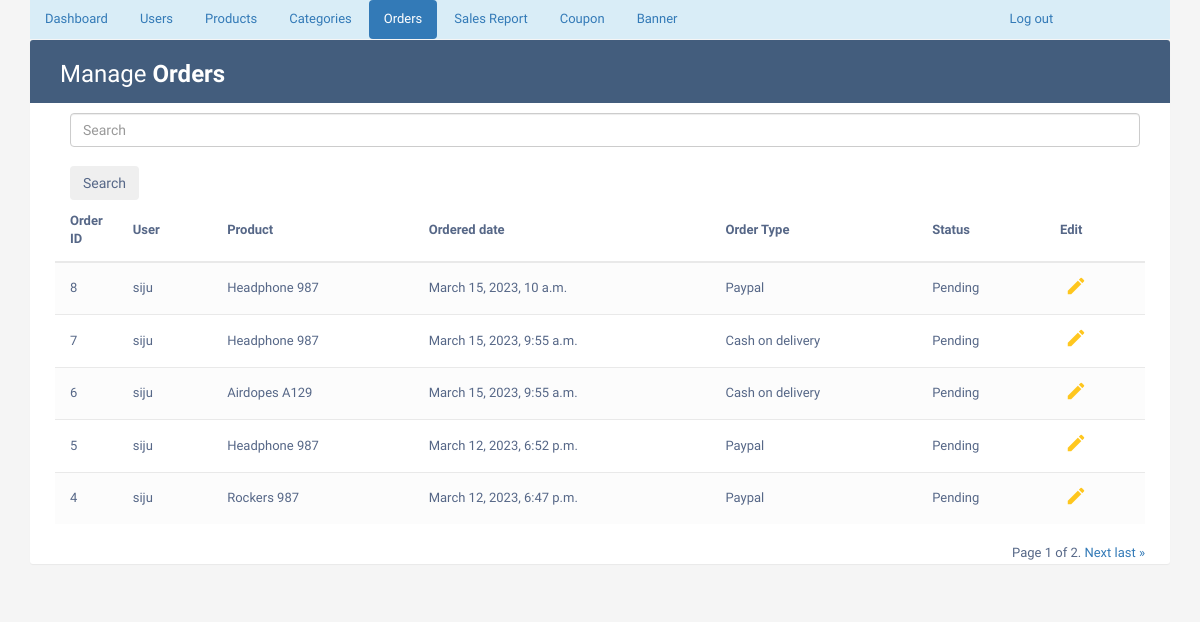
The app's page /adminorderlist/ (signed in), older data.
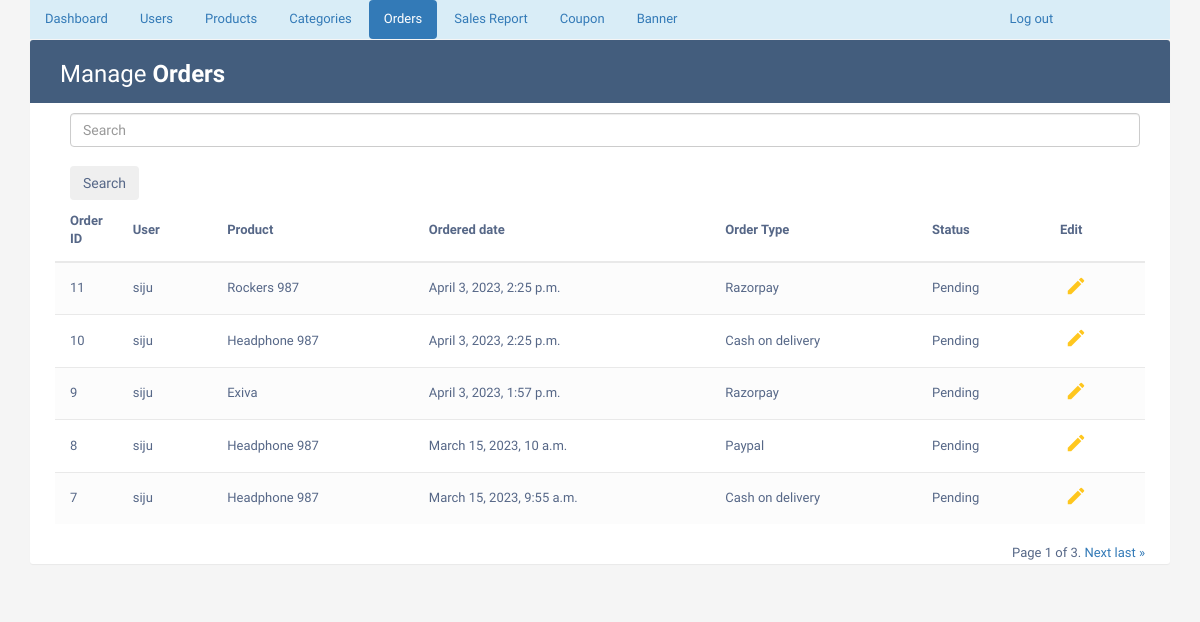
The same page, newer data.
### phase/models.py (models this page shows, shortened)
class Order(models.Model):
    user = models.ForeignKey(UserDetail, on_delete=models.CASCADE)
    address = models.ForeignKey(Address, on_delete=models.CASCADE)
    product = models.ForeignKey(Product, on_delete=models.CASCADE)
    amount = models.IntegerField(default=0)
    ordered_date = models.DateTimeField(auto_now_add=True)
    ordertype = models.CharField(max_length=50, choices=TYPE_CHOICES, default='Cash on delivery')
    status = models.CharField(max_length=50, choices=STATUS_CHOICES, default='Pending')

class UserDetail(models.Model):
    uname=models.CharField(unique=True, max_length=50)
    uemail=models.CharField(max_length=50)
    uphone=models.CharField(max_length=50, null=True)
    upassword=models.CharField(max_length=50)
    uactive=models.BooleanField(default=True)
    uimage = models.ImageField(upload_to='imagestore/', null=True, blank=True)
    uotp=models.IntegerField(null=True)
    def __str__(self):
        return self.uname

class Product(models.Model):
    name = models.CharField(max_length=50)
    description = models.CharField(max_length=200)
    image = models.ImageField(upload_to='imagestore/')
    stock = models.PositiveIntegerField(default=1)
    category = models.ForeignKey(Category, on_delete=models.CASCADE, default='Wired')
    normalprice = models.IntegerField(default=0)
    def __str__(self):
        return self.name

### phase/views.py (the view)
# urls.py: path('adminorderlist/', views.adminorderlist, name='adminorderlist'),
def adminorderlist(request):
    if 'username' in request.session:
        if 'search' in request.GET:
            search=request.GET['search']
            member=Order.objects.filter(Q(user__uname__icontains=search)|Q(id__icontains=search)).order_by('-id')
        else:
            member = Order.objects.all().order_by('-id')
        paginator = Paginator(member, 5)
        page_number = request.GET.get('page')
        page_obj = paginator.get_page(page_number)
        return render(request,'adminorderlist.html', {'page_obj': page_obj})
    else:
        return render('adminlogin')

### Templates/adminorderlist.html (shortened to what this page needs)
{% extends "adminbase.html" %}
{% block active7 %} "active" {% endblock%}
{% block tablewrapper %}
                    <div class="col-sm-6">
						<h2>Manage <b>Orders</b></h2>
					</div>
                    <div class="col-sm-6">
                      </div>
                    </div>
{% endblock %}
{% block tablecontent%}
                <form action="{% url 'adminorderlist' %}" class="d-flex offset-md-1 container m-auto" style="width:1100px">
                    <input class="form-control offset-md-1" type="search" placeholder="Search" name="search" aria-label="Search"><br>
                    <button class="btn btn-outline-secondary" type="submit">Search</button>
                </form>
                <table class="table table-striped table-hover">
                <thead>
                    <tr>
                        <th>Order ID</th>
                        <th>User</th>
                        <th>Product</th>
                        <th>Ordered date</th>
                        <th>Order Type</th>
                        <th>Status</th>
                        <th>Edit</th>
                    </tr>
                </thead>
                <tbody>
                    {% for x in page_obj %}
                    <tr>
                        <td>{{ x.id }}</td>
                        <td>{{ x.user }}</td>
                        <td>{{ x.product }}</td>
                        <td>{{ x.ordered_date }}</td>
                        <td>{{ x.ordertype }}</td>
                        <td>{{ x.status }}</td>
                        <td>
                            <a href="{% url 'updateorder' id=x.id %}" class="edit" data-toggle="modal"><i class="material-icons" data-toggle="tooltip" title="Edit">&#xE254;</i></a>
                        </td>
                    </tr>
                    {% endfor %}
                </tbody>
                </table>
                                <div class="pagination">
                                    <span class="step-links">
                                        <span class="current-page">
                                            Page {{ page_obj.number }} of {{ page_obj.paginator.num_pages }}.
                                        </span>
                                        {% if page_obj.has_next %}
                                            <a href="?page={{ page_obj.next_page_number }}">Next</a>
                                            <a href="?page={{ page_obj.paginator.num_pages }}">last &raquo;</a>
                                        {% endif %}
                                    </span>
                                </div>
{% endblock %}

Row changes from the older to the newer data that the page shows:
no longer on this page (row unchanged): Order: id "6", user "siju", product "Airdopes A129", ordered_date "March 15, 2023, 9:55 a.m.", ordertype "Cash on delivery", status "Pending"
no longer on this page (row unchanged): Order: id "5", user "siju", product "Headphone 987", ordered_date "March 12, 2023, 6:52 p.m.", ordertype "Paypal", status "Pending"
no longer on this page (row unchanged): Order: id "4", user "siju", product "Rockers 987", ordered_date "March 12, 2023, 6:47 p.m.", ordertype "Paypal", status "Pending"
added Order: id "11", user "siju", product "Rockers 987", ordered_date "April 3, 2023, 2:25 p.m.", ordertype "Razorpay", status "Pending"
added Order: id "10", user "siju", product "Headphone 987", ordered_date "April 3, 2023, 2:25 p.m.", ordertype "Cash on delivery", status "Pending"
added Order: id "9", user "siju", product "Exiva", ordered_date "April 3, 2023, 1:57 p.m.", ordertype "Razorpay", status "Pending"
Text that changed along with them:
{{ page_obj.paginator.num_pages }}: "2" → "3"
